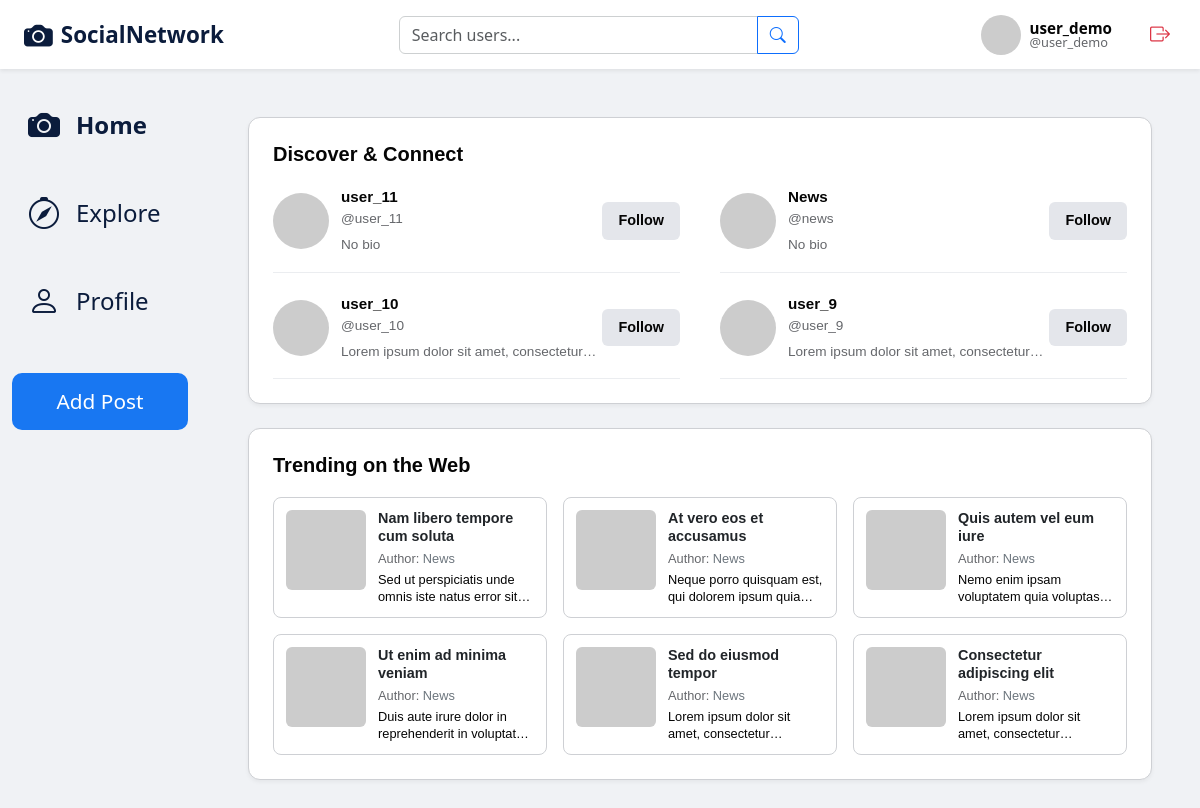
Page /feed/explore/ (signed in) on the committed database.
### users/models.py (models this page shows)
class User(AbstractUser):
    bio = models.TextField(max_length=500, blank=True, null=True, verbose_name="biography")
    is_private = models.BooleanField(default=False, verbose_name="Private profile")
    class Meta:
        permissions = (("can_delete_post", "Can delete a post"),
                       ("can_delete_comment", "Can delete a comment"),
                       ("can_ban_user", "Can ban a user"),)

### posts/models.py (models this page shows, shortened)
class Post(models.Model):
    author = models.ForeignKey(User, on_delete=models.CASCADE, related_name='posts')
    description = models.TextField(max_length=1000)
    created_at = models.DateTimeField(auto_now_add=True)
    likes = models.ManyToManyField(User, related_name='liked_posts', blank=True)
    is_pinned = models.BooleanField(default=False, verbose_name="Pinned")
    class Meta:
        ordering = ['-created_at']

class News(Post):
    title = models.CharField(max_length=200)
    source = models.CharField(max_length=100, blank=True, null=True)
    image_url = models.URLField(blank=True, null=True)

class Post(models.Model):
    author = models.ForeignKey(User, on_delete=models.CASCADE, related_name='posts')
    description = models.TextField(max_length=1000)
    created_at = models.DateTimeField(auto_now_add=True)
    likes = models.ManyToManyField(User, related_name='liked_posts', blank=True)
    is_pinned = models.BooleanField(default=False, verbose_name="Pinned")
    class Meta:
        ordering = ['-created_at']

### feed/views.py (the view)
# urls.py: path('explore/', ExploreView.as_view(), name='explore'),
class ExploreView(TemplateView):
    template_name = 'sitecontent/explore.html'
    def get_context_data(self, **kwargs):
        context = super().get_context_data(**kwargs)
        user = self.request.user
        base_suggested_users = User.objects.filter(is_active=True).exclude(is_superuser=True)
        if user.is_authenticated:
            context['suggested_users'] = base_suggested_users.exclude(id=user.id).order_by('-date_joined')[:4]
            context['accepted_following_ids'] = set(Follow.objects.filter(
                follower=user,
                is_accepted=True
            ).values_list('following_id', flat=True))
            context['pending_following_ids'] = set(Follow.objects.filter(
                follower=user,
                is_accepted=False
            ).values_list('following_id', flat=True))
        else:
            context['suggested_users'] = base_suggested_users.order_by('-date_joined')[:4]
            context['accepted_following_ids'] = set()
            context['pending_following_ids'] = set()
        context['news_items'] = News.objects.all().order_by('-created_at')[:6]
        return context

### templates/sitecontent/explore.html (shortened to what this page needs)
{% extends "base.html" %}
{% block content %}
<div class="col-12 col-lg-10 explore-page-wrapper">
    <section class="explore-panel">
        <h2 class="panel-heading">Discover & Connect</h2>
        <div class="users-grid">
            {% for suggested_user in suggested_users %}
                {% include 'sitecontent/user_card.html' with user=suggested_user %}
            {% empty %}
                <p class="text-muted">No users found.</p>
            {% endfor %}
        </div>
    </section>
    <section class="explore-panel">
        <h2 class="panel-heading">Trending on the Web</h2>
        <div class="trends-grid">
            {% for news in news_items %}
                {% include 'sitecontent/news_card.html' with news=news %}
            {% empty %}
                <p class="text-muted">No trending news right now.</p>
            {% endfor %}
        </div>
    </section>
</div>
{% endblock %}

### templates/base.html (shortened to what this page needs)
{% load static %}
<!DOCTYPE html>
<html lang="en">
<head>
    <link href="https://cdn.jsdelivr.net/npm/bootstrap@5.3.0/dist/css/bootstrap.min.css" rel="stylesheet">
    <link rel="stylesheet" href="https://cdn.jsdelivr.net/npm/bootstrap-icons@1.11.1/font/bootstrap-icons.css">
    <link href="{% static 'css/style.css' %}" rel="stylesheet">
</head>
<body>
{% if user.is_authenticated %}
    {% block navbar %}
    <nav class="navbar sticky-top shadow-sm main-navbar">
        <a href="{% url 'feed:home' %}" class="navbar-brand brand-link">
            <i class="bi bi-camera-fill brand-icon"></i>
            <span class="brand-text">SocialNetwork</span>
        </a>
        <div class="nav-search-wrapper">
            <form action="{% url 'users:search' %}" method="GET" class="search-form">
                <div class="input-group">
                    <input type="text" name="q" class="form-control search-input" placeholder="Search users..." aria-label="Search" value="{{ request.GET.q }}">
                    <button class="btn btn-outline-primary" type="submit">
                        <i class="bi bi-search"></i>
                    </button>
                </div>
            </form>
        </div>
        <div class="navbar-actions">
            <div class="nav-icon-btn user-menu-wrapper">
                <a href="{% url 'users:profile' request.user.username %}" class="nav-icon-btn">
                    <img src="https://ui-avatars.com/api/?name={{ request.user.username }}&background=0D8ABC&color=fff" class="nav-profile-avatar" alt="Profile">
                </a>
                <a href="{% url 'users:profile' request.user.username %}" class="nav-profile-link">
                    <span class="profile-name">{{ request.user.username }}</span>
                    <span class="profile-handle">@{{ request.user.username|lower }}</span>
                </a>
            </div>
            <form action="{% url 'users:logout' %}" method="post" class="logout-form">
                <button type="submit" class="nav-icon-btn logout-btn" title="Log out">
                    <i class="bi bi-box-arrow-right nav-icon logout-icon"></i>
                </button>
            </form>
        </div>
    </nav>
    {% endblock %}
    <div class="container-fluid">
        <main class="row main-content-row">
            {% block sidebar %}
            <aside class="d-none d-lg-block col-lg-2">
                <div class="side-content">
                    <a href="{% url 'feed:home' %}" class="sidebar-link active">
                        <i class="bi bi-camera-fill"></i>
                        <span>Home</span>
                    </a>
                    <a href="{% url 'feed:explore' %}" class="sidebar-link">
                        <i class="bi bi-compass"></i>
                        <span>Explore</span>
                    </a>
                    <a href="{% url 'users:profile' request.user.username %}" class="sidebar-link">
                        <i class="bi bi-person"></i>
                        <span>Profile</span>
                    </a>
                    <a href="{% url 'posts:create_post' %}" class="btn btn-create-post mt-3">
                        Add Post
                    </a>
                </div>
            </aside>
            {% endblock %}
            {% block content %}
            {% endblock %}
        </main>
    </div>
{% else %}
    {% block authentication %}
    {% endblock %}
{% endif %}
</body>
</html>

### templates/sitecontent/user_card.html (shortened to what this page needs)
<div class="user-card">
    <div class="user-profile-info">
        <a href="{% url 'users:profile' user.username %}">
            <img src="https://ui-avatars.com/api/?name={{ user.username }}&background=0D8ABC&color=fff" alt="{{ user.username }}'s avatar" class="avatar-img">
        </a>
        <div class="user-text">
            <a href="{% url 'users:profile' user.username %}" class="user-name-link">
                <span class="user-name">{{ user.username }}</span>
            </a>
            <span class="user-handle">@{{ user.username|lower }}</span>
            <span class="user-bio">
                {{ user.bio|default:"No bio"|truncatechars:40 }}
            </span>
        </div>
    </div>
{% if request.user != user %}
    <form action="{% url 'users:follow' user.username %}" method="POST" class="user-follow-form">
        {% if user.id in accepted_following_ids %}
            <button type="submit" class="btn btn-outline-secondary btn-follow">Following</button>
        {% elif user.id in pending_following_ids %}
            <button type="submit" class="btn btn-secondary btn-follow">Requested</button>
        {% else %}
            <button type="submit" class="btn btn-primary btn-follow">Follow</button>
        {% endif %}
    </form>
{% endif %}
</div>

### templates/sitecontent/news_card.html
<div class="trend-card position-relative">
    <img src="{{ news.image_url|default:'https://picsum.photos/seed/news/80/80' }}" alt="{{ news.title }}" class="trend-img">
    <div class="trend-text">
        <h3 class="trend-title">
            <a href="{% url 'posts:post_detail' news.id %}" class="text-decoration-none text-dark stretched-link">
                {{ news.title }}
            </a>
        </h3>
        <span class="trend-source position-relative z-3">
            Author:
            <a href="{% url 'users:profile' news.author.username %}" class="text-decoration-none text-secondary">
                {{ news.author.username }}
            </a>
        </span>
        <span class="trend-snippet">{{ news.description|truncatechars:80 }}</span>
    </div>
</div>

### rows in the picture
User: user.username "user_demo"
User: username "user_11", bio "No bio", shows "Follow"
User: username "News", username "news", bio "No bio", shows "Follow"
User: username "user_10", bio "Lorem ipsum dolor sit amet, consectetur…", shows "Follow"
User: username "user_9", bio "Lorem ipsum dolor sit amet, consectetur…", shows "Follow"
News: title "Nam libero tempore cum soluta", author.username "News", description "Sed ut perspiciatis unde omnis iste natus error…"
News: title "At vero eos et accusamus", author.username "News", description "Neque porro quisquam est, qui dolorem ipsum…"
News: title "Quis autem vel eum iure", author.username "News", description "Nemo enim ipsam voluptatem quia…"
News: title "Ut enim ad minima veniam", author.username "News", description "Duis aute irure dolor in reprehenderit in…"
News: title "Sed do eiusmod tempor", author.username "News", description "Lorem ipsum dolor sit amet,…"
News: title "Consectetur adipiscing elit", author.username "News", description "Lorem ipsum dolor sit amet,…"
